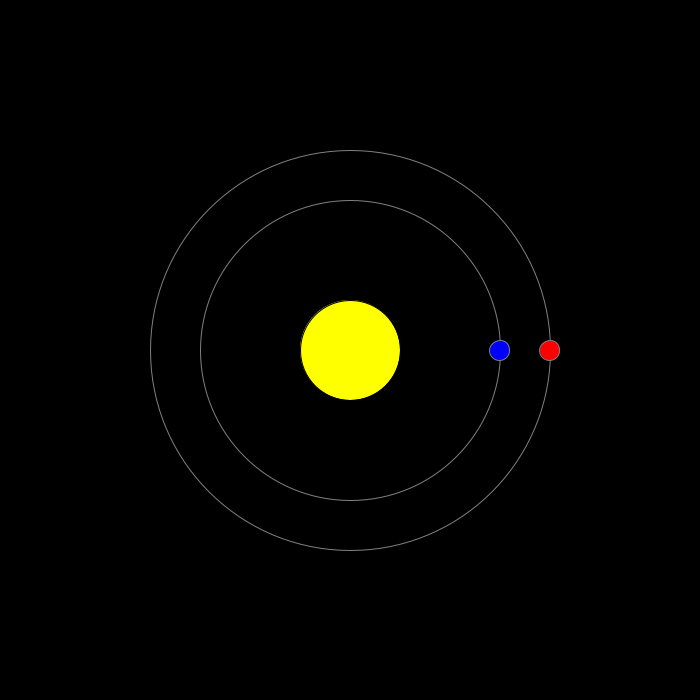
Frame 1 (no input)
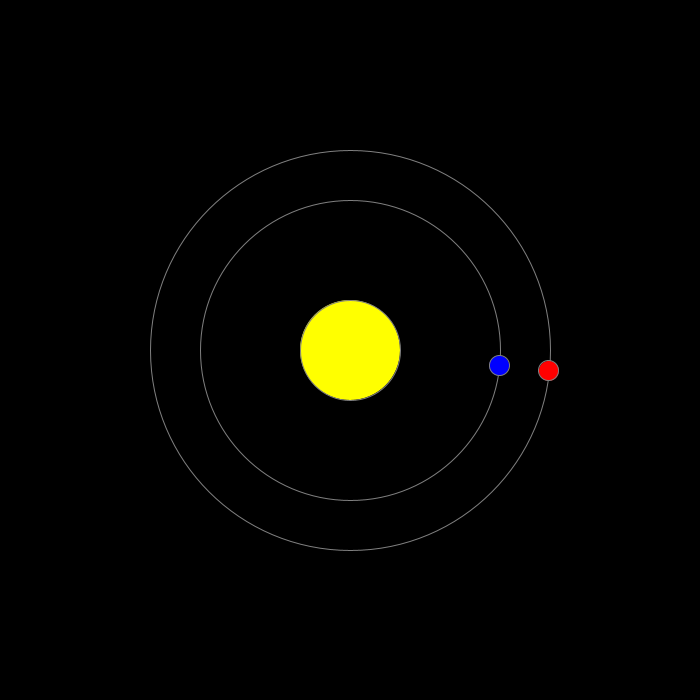
Frame 60 (the mouse pressed at the canvas centre just before this capture)
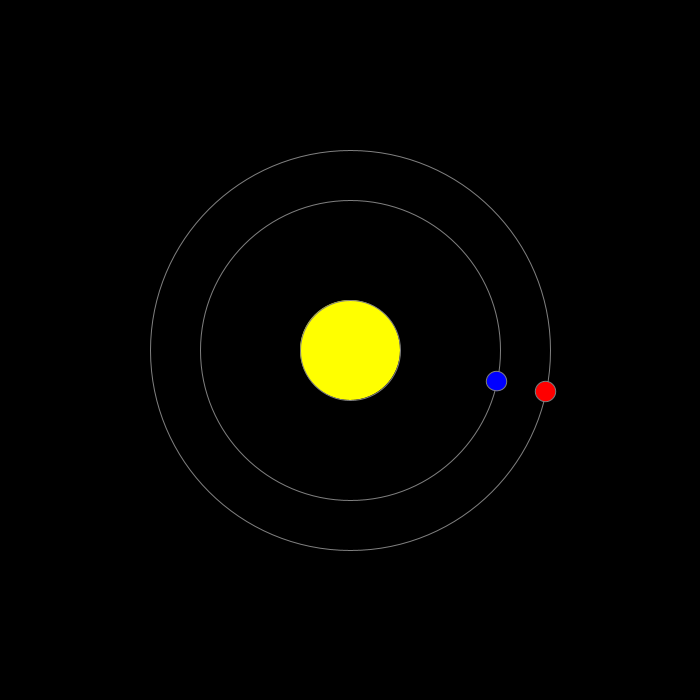
Frame 120 (the mouse held since frame 60 and released just before this capture)

The Processing sketch that drew these frames (run headless with seeded random() and noise(); from frame 60 on, the mouse is pressed at the canvas centre):

// Processing sketch: planetRock_OOP
// ── planetRock_OOP.pde
float angle=0;
float angleMars=0;
float angleSaturn=0;
ArrayList<Planet> planets = new ArrayList<Planet>();


void setup() {
  size(700, 700);
  rectMode(CENTER);


  planets.add(new Planet(300, 20, 1, color(0, 0, 255)));
  planets.add(new Planet(400, 20, 1, color(255, 0, 0)));
}

void draw() {
  background(0);
  translate(width/2, height/2);

  drawSun();
  //  drawEarth();
  //  drawMars();
  //  drawSaturn();


  for (Planet p : planets) {
    p.drawPlanet();
  }
}



void drawSaturn() {
  pushMatrix();

  noFill(); 
  stroke(128);
  ellipse(0, 0, 600, 600); 

  angleSaturn+=PI/(30*60*6);
  rotate(angleSaturn);
  fill(200, 160, 0);
  ellipse(300, 0, 20, 20);

  popMatrix();
}



void drawSun() {
  fill(255, 255, 0);
  ellipse(0, 0, 100, 100);
}

void drawEarth() {
  pushMatrix();

  noFill();
  stroke(128); 
  ellipse(0, 0, 300, 300);
  angle+=PI/1800;
  rotate(angle);
  fill(0, 0, 255);
  ellipse(150, 0, 20, 20);

  translate(150, 0);
  noFill();
  ellipse(0, 0, 60, 60);
  rotate(-angle*10);
  fill(0, 255, 0);
  ellipse(30, 0, 10, 10);

  popMatrix();
}


void drawMars() {
  pushMatrix();

  noFill(); 
  stroke(128);
  ellipse(0, 0, 400, 400); 

  angleMars+=PI/3600;
  rotate(angleMars);
  fill(255, 0, 0);
  ellipse(200, 0, 20, 20);

  popMatrix();
}


// ── Planet.pde
class Planet {
  //  static int speed = 30*60;
  int orbita;
  int diametr;
  int angel;
  float currentAngel=0;
  color rgb;
  //ArrayList<Planet> satelights;

  public Planet(int o, int d, int period, color col) {
    orbita= o;
    diametr =d;
    angle=PI/(30*60*period);
    rgb = col;
  }

  void drawPlanet() {
    pushMatrix();

    noFill(); 
    stroke(128);
    ellipse(0, 0, orbita, orbita); 
    rotate(currentAngel+=angle);
    fill(rgb);
    ellipse(orbita/2, 0, diametr, diametr);

    popMatrix();
  }
}
